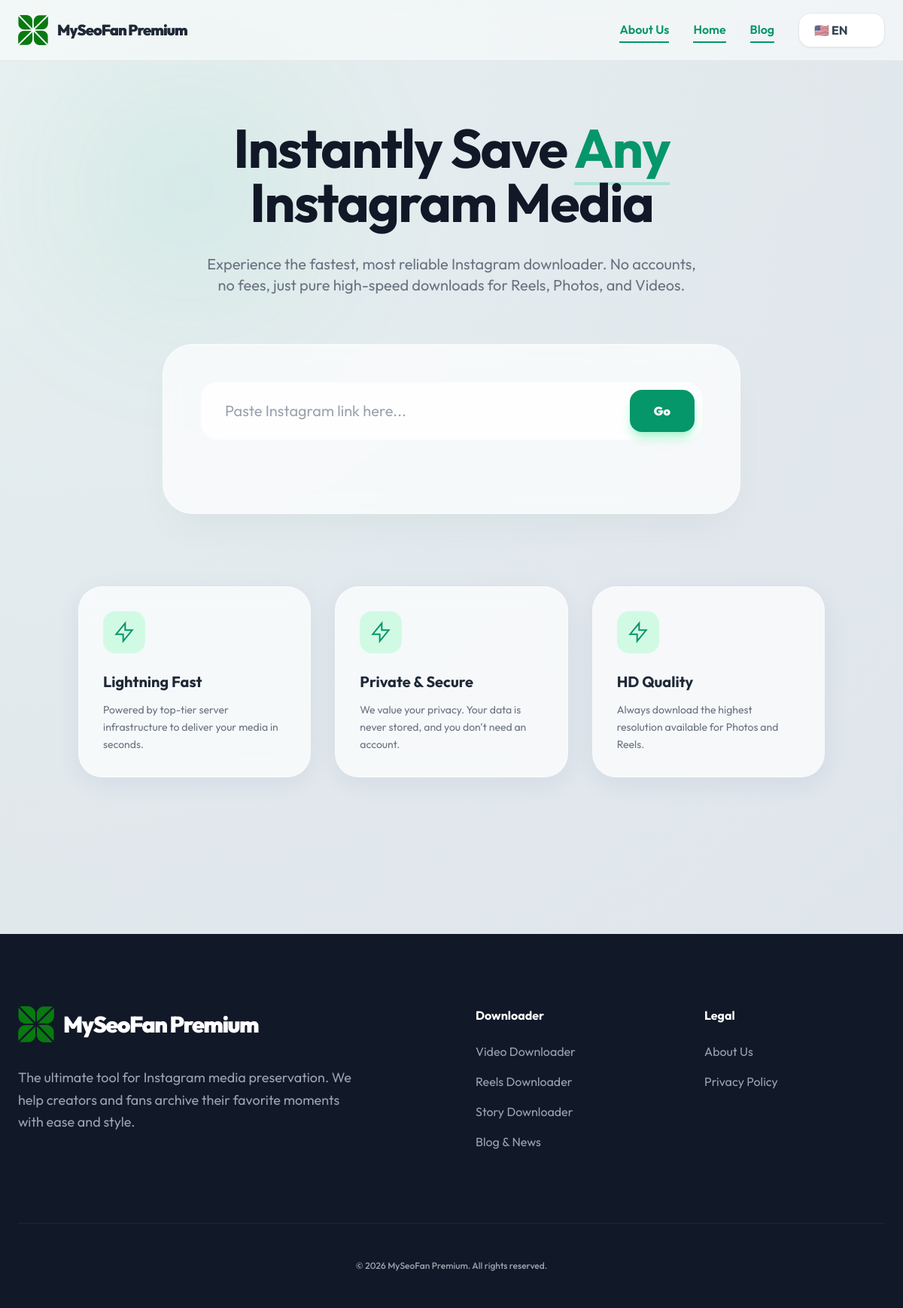
The page / on the database its author committed.
### tables this page shows
CREATE TABLE site_settings (id INTEGER PRIMARY KEY AUTOINCREMENT, site_name TEXT, logo_path TEXT, favicon_path TEXT, header_code TEXT, footer_code TEXT);

CREATE TABLE menu_items (
        id INTEGER PRIMARY KEY AUTOINCREMENT,
        menu_location TEXT CHECK(menu_location IN ('header', 'footer')) NOT NULL,
        lang_code TEXT NOT NULL DEFAULT 'en',
        type TEXT CHECK(type IN ('page', 'custom_link', 'label')) NOT NULL DEFAULT 'page',
        label TEXT,
        url TEXT,
        related_id INTEGER,
        parent_id INTEGER DEFAULT 0,
        sort_order INTEGER DEFAULT 0,
        FOREIGN KEY (related_id) REFERENCES pages(id) ON DELETE SET NULL
    );

### includes/db.php (called while the page is built, shortened)
<?php
function getMenuTree($pdo, $location, $lang)
{
    $stmt = $pdo->prepare("
        SELECT mi.*, p.slug as page_slug
        FROM menu_items mi
        LEFT JOIN pages p ON mi.related_id = p.id
        WHERE mi.menu_location = ? AND mi.lang_code = 'en'
        ORDER BY mi.sort_order ASC
    ");
    $stmt->execute([$location]);
    $items = $stmt->fetchAll(PDO::FETCH_ASSOC);
    $tree = [];
    $refs = [];
    foreach ($items as &$item) {
        if ($item['type'] === 'page') {
            $item['final_url'] = 'page.php?slug=' . ($item['page_slug'] ?? '');
            $slug = $item['page_slug'] ?? '';
            if (str_starts_with($slug, 'home-') || $slug === 'home') {
                $item['final_url'] = 'index.php?lang=' . $lang;
            } elseif (str_starts_with($slug, 'blog-') || $slug === 'blog') {
                $item['final_url'] = 'blog.php?lang=' . $lang;
            }
        } elseif ($item['type'] === 'custom_link') {
            $item['final_url'] = $item['url'];
        } else {
            $item['final_url'] = '#';
        }
        $item['children'] = [];
        $refs[$item['id']] = &$item;
    }
    foreach ($items as &$item) {
        if ($item['parent_id'] == 0) {
            $tree[] = &$item;
        } else {
            if (isset($refs[$item['parent_id']])) {
                $refs[$item['parent_id']]['children'][] = &$item;
            }
        }
    }
    return $tree;
}
function getSiteSettings($pdo)
{
    try {
        $data = $pdo->query("SELECT * FROM site_settings WHERE id = 1")->fetch();
        return $data ?: [
            'site_name' => 'MySeoFan',
            'logo_path' => '',
            'favicon_path' => '',
            'header_code' => '',
            'footer_code' => ''
        ];
    } catch (\Exception $e) {
        return [
            'site_name' => 'MySeoFan',
            'logo_path' => '',
            'favicon_path' => '',
            'header_code' => '',
            'footer_code' => ''
        ];
    }
}
function getTranslations($pdo, $lang = 'en')
{
    try {
        $stmt = $pdo->prepare("SELECT t_key, t_value FROM translations WHERE lang_code = ?");
        $stmt->execute([$lang]);
        $rows = $stmt->fetchAll();
        $trans = [];
        foreach ($rows as $row) {
            $trans[$row['t_key']] = $row['t_value'];
        }
        return $trans;
    } catch (\Exception $e) {
        return [];
    }
}

### includes/SEO_Helper.php (called while the page is built, shortened)
<?php
class SEO_Helper
{
    public function __construct($pdo, $page = 'home', $lang = 'en')
    {
        $this->settings = getSiteSettings($pdo);
    }
}

### index.php (the view, shortened to what this page needs)
<?php
require_once 'includes/db.php';
require_once 'includes/SEO_Helper.php';
require_once 'includes/Translator.php';
$lang = $_GET['lang'] ?? 'en';
$pageIdentifier = 'home';
$settings = getSiteSettings($pdo);
$translations = getTranslations($pdo, $lang);
$t = array_merge($defaults['en'], $defaults[$lang] ?? [], $translations);
$headerItems = getMenuTree($pdo, 'header', $lang);
$footerItems = getMenuTree($pdo, 'footer', $lang);
$seoHelper = new SEO_Helper($pdo ?? null, $pageIdentifier, $lang);
?>
<!DOCTYPE html>
<html lang="en">
<head>
    <script src="https://cdn.tailwindcss.com"></script>
</head>
<body class="flex flex-col">
    <div class="premium-bg">
        <div class="blob"></div>
    </div>
    <header class="sticky top-0 z-50 backdrop-blur-md bg-white/50 border-b border-gray-200">
        <div class="max-w-7xl mx-auto px-6 h-20 flex items-center justify-between">
            <a href="index.php?lang=<?php echo $lang; ?>" class="flex items-center gap-3 group">
                <div class="flex items-center">
                    <?php if (!empty($settings['logo_path'])): ?>
                        <img src="<?php echo htmlspecialchars($settings['logo_path']); ?>" class="h-10 w-auto"
                            alt="<?php echo htmlspecialchars($settings['site_name']); ?>">
                    <?php endif; ?>
                    <span
                        class="ml-3 text-xl font-black tracking-tighter text-gray-800"><?php echo htmlspecialchars($settings['site_name'] ?: 'MySeoFan'); ?></span>
                </div>
            </a>
            <nav class="hidden md:flex items-center gap-8 font-semibold text-gray-500">
                <?php
                function renderHeaderMenu($items, $pageIdentifier, $currentSlug, $depth = 0) {
                    foreach ($items as $item):
                        $isActive = false;
                        if(strpos($item['final_url'], 'index.php') !== false && $pageIdentifier === 'home') $isActive = true;
                        if(strpos($item['final_url'], $currentSlug ?? '---') !== false) $isActive = true;
                ?>
                    <div class="relative group <?php echo $depth > 0 ? 'ml-0' : ''; ?>">
                        <a href="<?php echo htmlspecialchars($item['final_url']); ?>"
                            class="<?php echo $isActive ? 'text-emerald-600 border-b-2 border-emerald-600' : 'hover:text-emerald-600 transition-colors'; ?> py-1 flex items-center gap-1">
                            <?php echo htmlspecialchars($item['label']); ?>
                        </a>
                    </div>
                <?php endforeach;
                }
                renderHeaderMenu($headerItems, $pageIdentifier, $slug ?? '');
                ?>
                <div class="relative group">
                    <select onchange="location.href = this.value"
                        class="appearance-none bg-white border border-gray-200 text-gray-700 font-bold py-2.5 pl-5 pr-12 rounded-2xl outline-none focus:border-emerald-500 transition-all cursor-pointer shadow-sm">
                        <?php
                        $langs = ['en' => '🇺🇸 EN', 'id' => '🇮🇩 ID', 'es' => '🇪🇸 ES', 'fr' => '🇫🇷 FR', 'de' => '🇩🇪 DE', 'ja' => '🇯🇵 JA'];
                        foreach ($langs as $code => $label):
                            $targetUrl = "index.php?lang=$code";
                            ?>
                            <option value="<?php echo $targetUrl; ?>" <?php echo $lang === $code ? 'selected' : ''; ?>>
                                <?php echo $label; ?>
                            </option>
                        <?php endforeach; ?>
                    </select>
                </div>
            </nav>
        </div>
    </header>
    <main class="container mx-auto px-4 py-12 md:py-20 flex-1">
        <div class="max-w-4xl mx-auto text-center mb-16 fade-in">
            <h2 class="text-4xl md:text-7xl font-bold text-gray-900 mb-8 leading-[1.1] tracking-tight">
                <?php echo $t['heading']; ?>
            </h2>
            <p class="text-lg md:text-xl text-gray-500 max-w-2xl mx-auto leading-relaxed"><?php echo $t['subtitle']; ?>
            </p>
        </div>
        <div class="max-w-3xl mx-auto mb-24">
            <div class="glass-card rounded-[2.5rem] p-6 md:p-12 shadow-2xl shadow-emerald-900/5 fade-in">
                <form id="downloadForm" class="relative group">
                    <input type="text" id="instaUrl" placeholder="Paste Instagram link here..."
                        class="w-full bg-white/80 border-2 border-gray-100/50 rounded-3xl py-6 pl-8 pr-36 focus:outline-none focus:border-emerald-500 transition-all text-xl"
                        required>
                    <div class="absolute right-3 top-3 bottom-3 flex gap-2">
                        <button type="submit"
                            class="px-8 bg-emerald-600 text-white rounded-2xl font-black shadow-lg shadow-emerald-200 hover:bg-emerald-700 transition-all">Go</button>
                    </div>
                </form>
            </div>
        </div>
        <div class="grid md:grid-cols-3 gap-8 mb-32">
            <?php for ($i = 1; $i <= 3; $i++): ?>
                <div class="glass-card p-8 rounded-[2rem] hover:translate-y-[-8px] transition-all">
                    <div
                        class="w-14 h-14 bg-emerald-100 text-emerald-600 rounded-2xl flex items-center justify-center mb-6">
                        <svg class="w-8 h-8" fill="none" stroke="currentColor" viewBox="0 0 24 24">
                            <path stroke-width="1.5" d="M13 10V3L4 14h7v7l9-11h-7z" />
                        </svg>
                    </div>
                    <h4 class="text-xl font-bold mb-3"><?php echo $t['feat' . $i . '_t']; ?></h4>
                    <p class="text-gray-500 leading-relaxed text-sm"><?php echo $t['feat' . $i . '_d']; ?></p>
                </div>
            <?php endfor; ?>
        </div>
    </main>
    <footer class="bg-gray-900 text-white mt-auto pt-24 pb-12">
        <div class="max-w-7xl mx-auto px-6">
            <div class="grid md:grid-cols-4 gap-16 mb-24">
                <div class="col-span-2">
                    <div class="flex items-center gap-3 mb-8">
                        <?php if (!empty($settings['logo_path'])): ?>
                            <img src="<?php echo htmlspecialchars($settings['logo_path']); ?>" class="h-12 w-auto"
                                alt="<?php echo htmlspecialchars($settings['site_name']); ?>">
                        <?php endif; ?>
                        <h4 class="text-3xl font-black text-white tracking-tighter">
                            <?php echo htmlspecialchars($settings['site_name'] ?: 'MySeoFan'); ?>
                        </h4>
                    </div>
                    <p class="text-gray-400 text-lg leading-relaxed max-w-md"><?php echo $t['footer_desc']; ?></p>
                </div>
                <div>
                    <h4 class="text-white font-bold mb-6">Downloader</h4>
                    <ul class="space-y-4 text-gray-400">
                        <li><a href="video.php?lang=<?php echo $lang; ?>" class="hover:text-emerald-400">Video
                                Downloader</a></li>
                        <li><a href="reels.php?lang=<?php echo $lang; ?>" class="hover:text-emerald-400">Reels
                                Downloader</a></li>
                        <li><a href="story.php?lang=<?php echo $lang; ?>" class="hover:text-emerald-400">Story
                                Downloader</a></li>
                        <li><a href="blog.php?lang=<?php echo $lang; ?>" class="hover:text-emerald-400">Blog & News</a>
                        </li>
                    </ul>
                </div>
                <?php foreach ($footerItems as $item): ?>
                    <div>
                        <h4 class="text-white font-bold mb-6">
                            <?php if(!empty($item['children'])): ?>
                                <?php echo htmlspecialchars($item['label']); ?>
                            <?php else: ?>
                                <a href="<?php echo htmlspecialchars($item['final_url']); ?>" class="hover:text-emerald-400"><?php echo htmlspecialchars($item['label']); ?></a>
                            <?php endif; ?>
                        </h4>
                        <?php if(!empty($item['children'])): ?>
                        <ul class="space-y-4 text-gray-400">
                            <?php foreach ($item['children'] as $child): ?>
                                <li><a href="<?php echo htmlspecialchars($child['final_url']); ?>"
                                        class="hover:text-emerald-400"><?php echo htmlspecialchars($child['label']); ?></a></li>
                            <?php endforeach; ?>
                        </ul>
                        <?php endif; ?>
                    </div>
                <?php endforeach; ?>
            </div>
            <div class="border-t border-white/5 pt-12 text-center text-gray-400 font-medium text-xs">
                &copy;
                <?php echo date('Y'); ?>
                <?php echo htmlspecialchars($settings['site_name'] ?: 'MySeoFan'); ?>. All rights reserved.
            </div>
        </div>
    </footer>
</body>
</html>

### index.php (style rules this page uses)
:root { --primary: #10b981; --primary-dark: #059669; --accent: #3b82f6; }
body { font-family: 'Outfit', sans-serif; background: radial-gradient(circle at top left, #f3f4f6, #e5e7eb); min-height: 100vh; color: #1f2937; }
.premium-bg { position: fixed; top: 0; left: 0; width: 100%; height: 100%; z-index: -1; background: linear-gradient(135deg, rgba(16, 185, 129, 0.05) 0%, rgba(59, 130, 246, 0.05) 100%); overflow: hidden; }
.blob { position: absolute; width: 500px; height: 500px; background: radial-gradient(circle, rgba(16, 185, 129, 0.1) 0%, rgba(16, 185, 129, 0) 70%); border-radius: 50%; filter: blur(80px); animation: move 20s infinite alternate; }
.glass-card { background: rgba(255, 255, 255, 0.7); backdrop-filter: blur(12px); border: 1px solid rgba(255, 255, 255, 0.4); box-shadow: 0 8px 32px 0 rgba(31, 38, 135, 0.07); }
.fade-in { animation: fadeIn 0.8s ease-out forwards; }

### rows shown on the page
site_settings: logo_path (picture), site_name "MySeoFan Premium"
menu_items: label "About Us"
menu_items: label "Home"
menu_items: label "Blog"
menu_items: label "Legal"
menu_items: label "About Us"
menu_items: label "Privacy Policy"

### other values the page prints
$t['heading'] "Instantly Save Any Instagram Media"
$t['subtitle'] "Experience the fastest, most reliable Instagram downloader. No accounts, no fees, just pure high-speed downloads for Reels, Photos, and Videos."
$t['feat' . $i . '_t'] "Lightning Fast"
$t['feat' . $i . '_d'] "Powered by top-tier server infrastructure to deliver your media in seconds."
$t['feat' . $i . '_t'] "Private & Secure"
$t['feat' . $i . '_d'] "We value your privacy. Your data is never stored, and you don't need an account."
$t['feat' . $i . '_t'] "HD Quality"
$t['feat' . $i . '_d'] "Always download the highest resolution available for Photos and Reels."
$t['footer_desc'] "The ultimate tool for Instagram media preservation. We help creators and fans archive their favorite moments with ease and style."
form field value "🇺🇸 EN"
